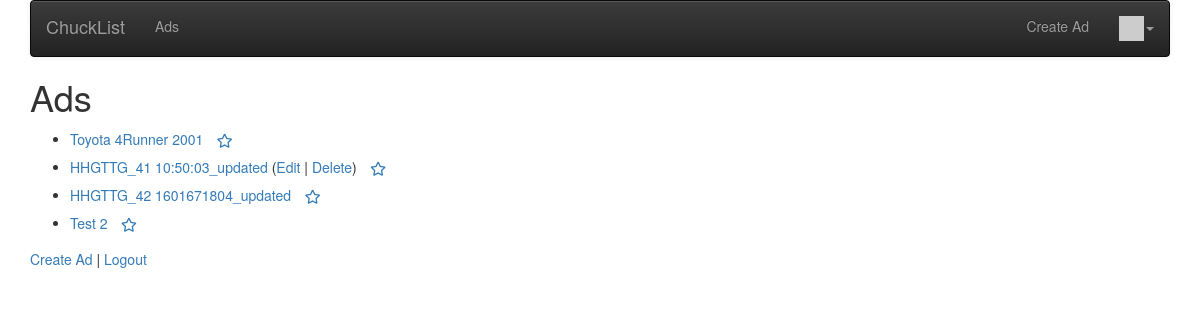
Page /ads/ (signed in) on the earlier database version.
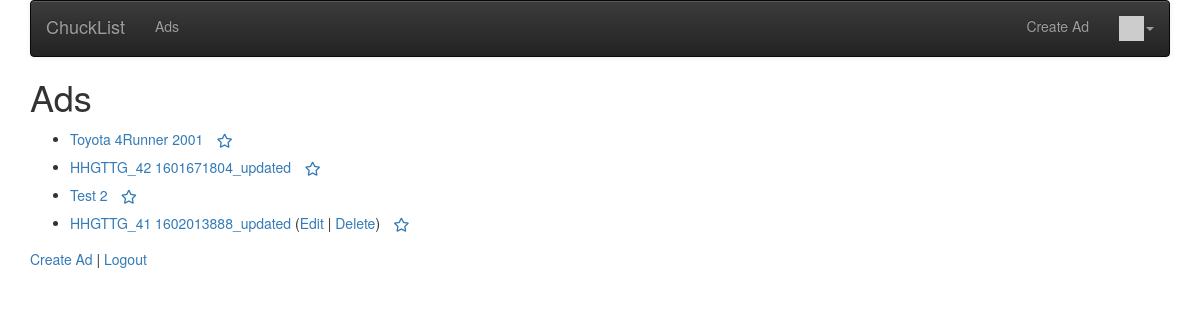
Same page on the later database version.
### ads/models.py (models this page shows, shortened)
class Ad(models.Model):
    title = models.CharField(
            max_length=200,
            validators=[MinLengthValidator(3, "Title must be greater than 2 characters")]
    )
    price = models.DecimalField(max_digits=7, decimal_places=2, null=True)
    text = models.TextField()
    owner = models.ForeignKey(settings.AUTH_USER_MODEL, on_delete=models.CASCADE)
    comments = models.ManyToManyField(settings.AUTH_USER_MODEL,
            through='Comment', related_name='comments_owned')
    picture = models.BinaryField(null=True, blank=True, editable=True)
    content_type = models.CharField(
            max_length=256, null=True, blank=True,
            help_text='The MIMEType of the file')
    favorites = models.ManyToManyField(settings.AUTH_USER_MODEL,
            through='Fav', related_name='favorite_ads')
    created_at = models.DateTimeField(auto_now_add=True)
    updated_at = models.DateTimeField(auto_now=True)

### ads/views.py (the view)
# urls.py: path('', views.AdListView.as_view()),
class AdListView(OwnerListView):
    model = Ad
    template_name = "ads/ad_list.html"
    def get(self, request):
        a = Ad.objects.all()
        favorites = list()
        if request.user.is_authenticated:
            rows = request.user.favorite_ads.values('id')
            favorites = [row['id'] for row in rows]
        ctx = {'ad_list':a, 'favorites':favorites}
        return render(request, self.template_name, ctx)

### home/context_processors.py (called while the page is built)
def settings(request):
    return {
        'settings': django_settings,
    }

### home/templatetags/app_tags.py (called while the page is built)
@register.filter(name='gravatar')
def gravatar(user, size=35):
    email = str(user.email.strip().lower()).encode('utf-8')
    email_hash = md5(email).hexdigest()
    url = "//www.gravatar.com/avatar/{0}?s={1}&d=identicon&r=PG"
    return url.format(email_hash, size)

### ads/templates/ads/ad_list.html (shortened to what this page needs)
{% extends "base_menu.html" %}
{% block content %}
<h1>Ads</h1>
<p>
{% if ad_list %}
<ul>
  {% for ad in ad_list %}
    <li>
        <a href="{% url 'ads:ad_detail'  ad.id %}">{{ ad.title }}</a>
        {% if ad.owner == user %}
        (<a href="{% url 'ads:ad_update' ad.id %}">Edit</a> |
        <a href="{% url 'ads:ad_delete' ad.id %}">Delete</a>)
        {% endif %}
        {% if user.is_authenticated %}
        <a href="#" onclick=
             "favPost('{% url 'ads:ad_favorite' ad.id %}', {{ ad.id }} );return false;"
            id="unfavorite_star_{{ad.id}}">
        <span class="fa-stack" style="vertical-align: middle;">
        <i class="fa fa-star-o fa-stack-1x"></i>
        </span>
        </a>
        {% endif %}
    </li>
  {% endfor %}
</ul>
{% else %}
  <p>There are no ads in the database.</p>
{% endif %}
</p>
<p>
<a href="{% url 'ads:ad_create' %}">Create Ad</a> |
{% if user.is_authenticated %}
<a href="{% url 'logout' %}?next={% url 'ads:all' %}">Logout</a>
{% else %}
<a href="{% url 'login' %}?next={% url 'ads:all' %}">Login</a>
{% endif %}
</p>
{% endblock %}

Differences in the rows shown:
removed Ad: title "HHGTTG_41 10:50:03_updated", shows "Edit"
added Ad: title "HHGTTG_41 1602013888_updated", shows "Edit"
